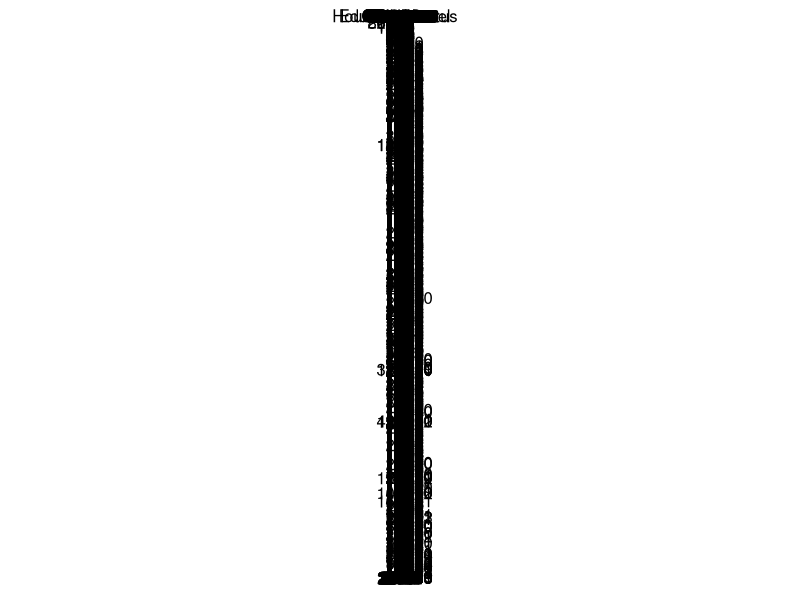
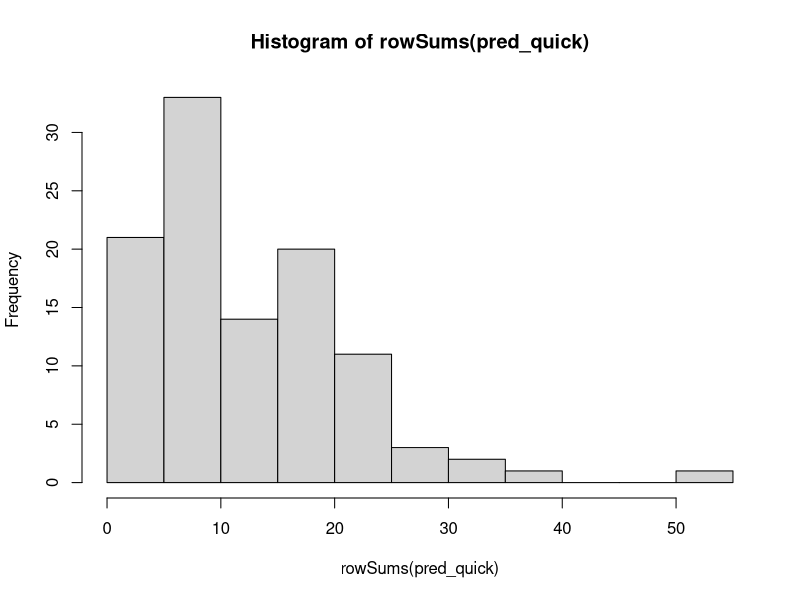
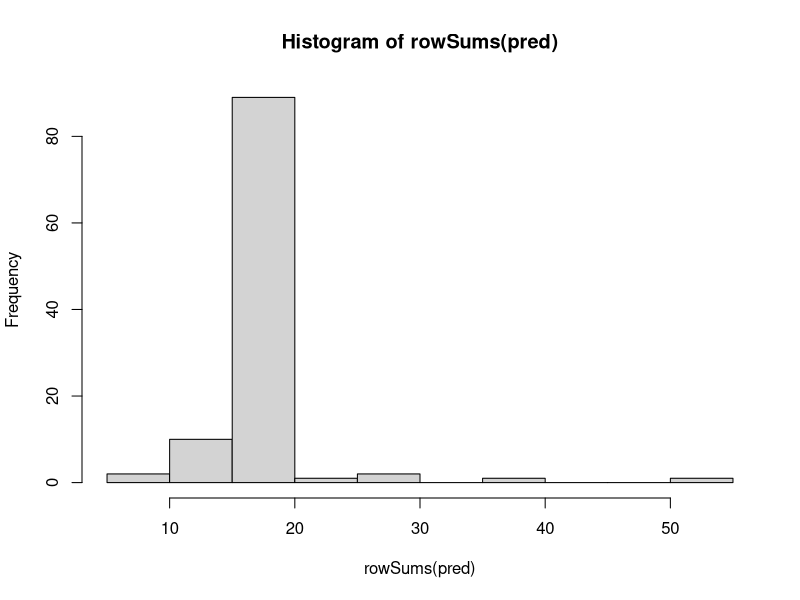

These figures' R source, in order: (Note: this script raises an error after producing the figures.)
#################################################################################
# Imputation 1: uses data from both training and test datasets, no additional feature

# Import training and test sets but replace blanks with NA
train2016 <- read.csv("train2016.csv", na.strings = c("", "NA"))
test2016 <- read.csv("test2016.csv", na.strings = c("", "NA"))
str(train2016)
str(test2016)
names(train2016)[1:8]
names(test2016)[1:8]

# Remove the ID and response variables from train2016
trainMi <- train2016[ , -c(1, 7)]
testMi <- test2016[ , -c(1)]
names(trainMi)[1:8]
names(testMi)[1:8]

# Combine train and test datasets (and remove others from workspace)
impData <- rbind(trainMi, testMi)
rm(train2016, test2016, trainMi, testMi)

summary(impData)

# Set to NA cases with  10 < age < 100 (for later imputation)
impData$YOB[which(2013 - impData$YOB > 100)] <- NA
impData$YOB[which(2013 - impData$YOB < 11)] <- NA

# Replace YOB with factor variable in deciles of YOB; plans to reduce errors
impData$YOB = cut(impData$YOB, quantile(impData$YOB, prob=seq(0, 1, length=11), 
                                        na.rm = TRUE, type = 5), ordered_result = TRUE)

# Order other factors
impData$Income <- ordered(impData$Income,
                          levels = c("under $25,000", "$25,001 - $50,000",
                                     "$50,000 - $74,999", "$75,000 - $100,000",
                                     "$100,001 - $150,000", "over $150,000"))
impData$EducationLevel <- ordered(impData$EducationLevel,
                                  levels = c("Current K-12", "High School Diploma",
                                             "Current Undergraduate", "Associate's Degree",
                                             "Bachelor's Degree", "Master's Degree",
                                             "Doctoral Degree"))
str(impData)
################################################################################
# Imputation preparation
library(mice)
library(VIM)
md.pattern(impData)

# tail(md.pattern(impData)[ ,1:8])
# marginplot(impData[, c("EducationLevel", "Income")], col = mdc(1:2), cex = 1.2,
#            cex.lab = 1.2, cex.numbers = 1.3, pch = 19)

# Proportion of usable cases
p <- md.pairs(impData)
use_cases <- round(p$mr/(p$mr + p$mm), 3)
head(use_cases)
class(use_cases)
mean(use_cases < 0.1)

# Create default prediction matrix and examine the distribution of variables used
pred_quick <- quickpred(impData)
hist(rowSums(pred_quick))

# Export pred_quick
write.csv(as.data.frame(pred_quick), file = "pred_quick_imp1.csv")

# This is combined with the question matrix I derived from the question selection
# procedure so that the non-Q predictions come from here and the Q prediction matrix
# comes from the question selections

# Import the combined prediction data and remove the first column, name rows, create matrix
pred <- read.csv("pred_quick_imp1_q_comb.csv", header = TRUE, stringsAsFactors = FALSE)
pred <- pred[ , -c(1)]
colnames(pred)
rownames(pred) <- colnames(pred)
pred <- as.matrix(pred)

# Questions not used for imputation 1
which(colSums(pred) == 0)
# Do you find it easier to start and maintain a new good habit, or to permanently kick a bad habit?
# Is your alarm clock intentionally set to be a few minutes fast?
# Are you left-handed?

# Number or predictor variables used for each imputation
hist(rowSums(pred))
which(rowSums(pred) < 10)       # These are the ones (37 and 94) from before
# Do you find it easier to start and maintain a new good habit, or to permanently kick a bad habit?
# Are you left-handed?
# Could add the predictors from pred_quick to the 6 I identified, but not worth it

################################################################################
# Trial imputation 1 (~5 mins)
imp1 <- mice(impData, pred = pred, seed = 23109)

# Check the prediction matrix and sets
print(imp1)
imp1$imp$YOB             # some variability in the imputations between runs
head(complete(imp1))     # look at first complete set
head(complete(imp1, 2))  # look at the others complete set

imp1_set1 <- complete(imp1)
imp1_set2 <- complete(imp1, 2)
imp1_set3 <- complete(imp1, 3)
imp1_set4 <- complete(imp1, 4)
imp1_set5 <- complete(imp1, 5)

write.csv(imp1_set1, "imp1_set1.csv")
write.csv(imp1_set2, "imp1_set2.csv")
write.csv(imp1_set3, "imp1_set3.csv")
write.csv(imp1_set4, "imp1_set4.csv")
write.csv(imp1_set5, "imp1_set5.csv")

par(mfrow = c(3, 1))
plot(imp1, c("YOB", "Gender", "Income", "HouseholdStatus", "EducationLevel"))
plot(imp1, c(names(colnames(pred)[5:length(colnames(pred))])))
par(mfrow = c(1, 1))
# May be some problems with convergence with Q102687 and Q108856; others not ideal
# Do you eat breakfast every day?
# Lots of people are around! Are you more likely to be right in the middle of things, 
# or looking for your own quieter space?


# One can also do a dry run to set the default parameters
# ini <- mice(impData, pred = pred, seed = 23109, maxit = 0)

################################################################################
# Trial imputation 2 (with 10 iterations, default is 5; ~15 mins)
imp2 <- mice(impData, pred = pred, seed = 23109, maxit = 10)

# Check for convergence
par(mfrow = c(3, 1))
plot(imp2, c(names(colnames(pred))))
par(mfrow = c(1, 1))

################################################################################
# Trial imputation 3 (with 20 iterations, default is 5; ~35 mins)
imp3 <- mice(impData, pred = pred, seed = 23109, maxit = 20, print = TRUE)

# Check for convergence which look to be reasonable
par(mfrow = c(3, 1))
plot(imp3, c(names(colnames(pred))))
par(mfrow = c(1, 1))

imp3_set1 <- complete(imp3)
imp3_set2 <- complete(imp3, 2)
imp3_set3 <- complete(imp3, 3)
imp3_set4 <- complete(imp3, 4)
imp3_set5 <- complete(imp3, 5)

write.csv(imp3_set1, "imp3_set1.csv")
write.csv(imp3_set2, "imp3_set2.csv")
write.csv(imp3_set3, "imp3_set3.csv")
write.csv(imp3_set4, "imp3_set4.csv")
write.csv(imp3_set5, "imp3_set5.csv")

# Re-create the imputed train and test sets:
# from imp1_set1
train_imp1_set1 <- cbind(imp1_set1[1:nrow(train2016), ], train2016$Party)
# names(train_imp1_set1)
# all.equal(nrow(train_imp1_set1), nrow(train2016))
test_imp1_set1 <- cbind(imp1_set1[(nrow(train2016)+1):nrow(imp1_set1), ])
# names(test_imp1_set1)
# all.equal(nrow(test_imp1_set1), nrow(test2016))
write.csv(train_imp1_set1, "train_imp1_set1.csv")
write.csv(test_imp1_set1, "test_imp1_set1.csv")


# from imp3_set1 to set5
train_imp3_set1 <- cbind(imp3_set1[1:nrow(train2016), ], train2016$Party)
test_imp3_set1 <- cbind(imp3_set1[(nrow(train2016)+1):nrow(imp3_set1), ])

train_imp3_set2 <- cbind(imp3_set2[1:nrow(train2016), ], train2016$Party)
test_imp3_set2 <- cbind(imp3_set2[(nrow(train2016)+1):nrow(imp3_set2), ])

train_imp3_set3 <- cbind(imp3_set3[1:nrow(train2016), ], train2016$Party)
test_imp3_set3 <- cbind(imp3_set3[(nrow(train2016)+1):nrow(imp3_set3), ])

train_imp3_set4 <- cbind(imp3_set4[1:nrow(train2016), ], train2016$Party)
test_imp3_set4 <- cbind(imp3_set4[(nrow(train2016)+1):nrow(imp3_set4), ])

train_imp3_set5 <- cbind(imp3_set5[1:nrow(train2016), ], train2016$Party)
test_imp3_set5 <- cbind(imp3_set5[(nrow(train2016)+1):nrow(imp3_set5), ])

write.csv(train_imp3_set1, "train_imp3_set1.csv")
write.csv(test_imp3_set1, "test_imp3_set1.csv")

write.csv(train_imp3_set2, "train_imp3_set2.csv")
write.csv(test_imp3_set2, "test_imp3_set2.csv")

write.csv(train_imp3_set3, "train_imp3_set3.csv")
write.csv(test_imp3_set3, "test_imp3_set3.csv")

write.csv(train_imp3_set4, "train_imp3_set4.csv")
write.csv(test_imp3_set4, "test_imp3_set4.csv")

write.csv(train_imp3_set5, "train_imp3_set5.csv")
write.csv(test_imp3_set5, "test_imp3_set5.csv")
################################################################################
################################################################################




# Preliminary data exploration



str(trainMi)
summary(trainMi)

hist(trainMi$YOB)
hist(2013 - trainMi$YOB)
max(2013 - trainMi$YOB, na.rm = TRUE)

sum(2013 - trainMi$YOB > 100, na.rm = TRUE)
sum(2013 - trainMi$YOB < 11, na.rm = TRUE)

# Very unlikely combinations of age and income, but similar data expected in test
# Decided to impute (by setting to NA) cases with  10 < age < 100
trainMi$YOB[which(2013 - trainMi$YOB > 100)] <- NA
trainMi$YOB[which(2013 - trainMi$YOB < 11)] <- NA

# Replace YOB with factor variable in deciles of YOB; plans to reduce errors
trainMi$YOB = cut(trainMi$YOB, quantile(trainMi$YOB, prob=seq(0, 1, length=11), 
                                         na.rm = TRUE, type = 5), ordered_result = TRUE)

# Replace Party with missingValues and create ordered factor
trainMi$Party <- rowSums(is.na(trainMi))
names(trainMi)[7] <- "missingValues"
hist(trainMi$missingValues, breaks = 100)
# trainMi$missingValues = cut(trainMi$missingValues, quantile(trainMi$missingValues, 
#                                 prob=seq(0, 1, length=6), na.rm = TRUE, type = 5))

trainMi$missingValues <- cut(trainMi$missingValues, breaks = c(0, 10, 70, 105),
                             labels = c("low", "medium", "high"),  na.rm = FALSE,
                             ordered_result = TRUE, include.lowest = TRUE)
plot(trainMi$missingValues)

# Order other factors
levels(trainMi$Income)
head(levels(trainMi$Income))
trainMi$Income <- ordered(trainMi$Income,
                          levels = c("under $25,000", "$25,001 - $50,000",
                                        "$50,000 - $74,999", "$75,000 - $100,000",
                                        "$100,001 - $150,000", "over $150,000"))
trainMi$EducationLevel <- ordered(trainMi$EducationLevel,
                                levels = c("Current K-12", "High School Diploma",
                                           "Current Undergraduate", "Associate's Degree",
                                           "Bachelor's Degree", "Master's Degree",
                                           "Doctoral Degree"))

str(trainMi)

library(mice)
library(VIM)
md.pattern(trainMi)
tail(md.pattern(trainMi)[ ,1:8])
marginplot(trainMi[, c("EducationLevel", "Income")], col = mdc(1:2), cex = 1.2,
                                cex.lab = 1.2, cex.numbers = 1.3, pch = 19)

# Trial imputation
trial_set <- trainMi[ ,2:7]
head(trial_set)
md.pattern(trial_set)
imp <- mice(trial_set, seed = 23109)
# Check
print(imp)
imp$imp$YOB             # some variability in the imputations between runs
head(complete(imp))     # look at first complete set
head(complete(imp, 2))  # look at second complete set
library(lattice)
stripplot(imp, pch = 20, cex = 1.2)     # not working
xyplot(imp, EducationLevel ~ Income | .imp, pch = 20, cex = 1.4) # not useful
# Run model
fit <- with(imp, glm(Income ~ EducationLevel + YOB, family = "binomial"))
print(pool(fit))
round(summary(pool(fit)), 2)
